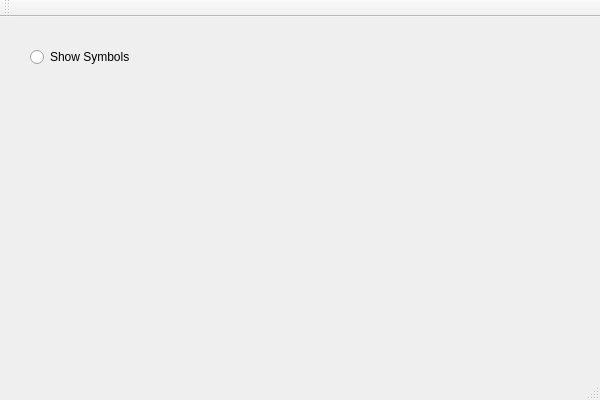
<?xml version="1.0" encoding="UTF-8"?>
<ui version="4.0">
 <class>InterfataClass</class>
 <widget class="QMainWindow" name="InterfataClass">
  <property name="geometry">
   <rect>
    <x>0</x>
    <y>0</y>
    <width>600</width>
    <height>400</height>
   </rect>
  </property>
  <property name="windowTitle">
   <string>Interfata</string>
  </property>
  <widget class="QWidget" name="centralWidget">
   <widget class="QRadioButton" name="radioButton">
    <property name="geometry">
     <rect>
      <x>30</x>
      <y>30</y>
      <width>111</width>
      <height>20</height>
     </rect>
    </property>
    <property name="text">
     <string>Show Symbols</string>
    </property>
   </widget>
  </widget>
  <widget class="QMenuBar" name="menuBar">
   <property name="geometry">
    <rect>
     <x>0</x>
     <y>0</y>
     <width>600</width>
     <height>22</height>
    </rect>
   </property>
  </widget>
  <widget class="QToolBar" name="mainToolBar">
   <attribute name="toolBarArea">
    <enum>TopToolBarArea</enum>
   </attribute>
   <attribute name="toolBarBreak">
    <bool>false</bool>
   </attribute>
  </widget>
  <widget class="QStatusBar" name="statusBar"/>
 </widget>
 <layoutdefault spacing="6" margin="11"/>
 <resources>
  <include location="Interfata.qrc"/>
 </resources>
 <connections/>
</ui>
